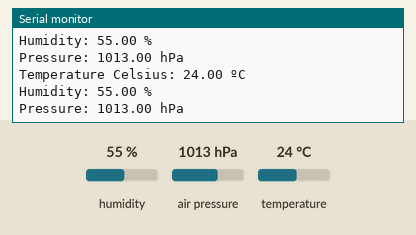
Simulated run of this program. Board: ESP32. On the bench: the last lines printed to the serial monitor. Inputs (shaded band) come from the test bench; at power-on: humidity 55 %, air pressure 1013 hPa, temperature 24 °C. Nothing arrives over Bluetooth unless stated; a phone connects over Bluetooth LE 3 s after start.

Above: at 13.8 s.
13.9 s: humidity set to 22 %
At 23.4 s:
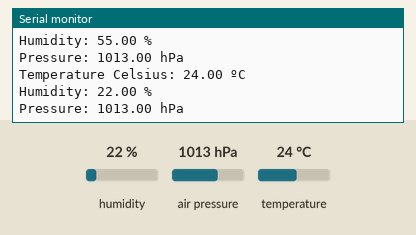
23.6 s: air pressure set to 952 hPa
At 33.2 s:
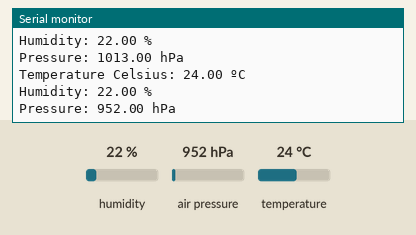
33.3 s: temperature set to 12 °C
At 43.5 s:
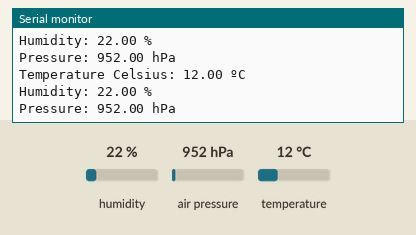

The program:

main.cpp
```cpp
#include <Arduino.h>
#include "BLEServer.h"
#include "BME280Sensor.h"

BME280Sensor bme280;

void setup()
{
  // Start serial communication
  Serial.begin(115200);

  // Start BME sensor
  // bme280.begin();

  // Initialize BLE
  initBLE();
}

void loop()
{
  if (deviceConnected)
  {
    float temperature = bme280.readTemperature();
    float humidity = bme280.readHumidity();
    float pressure = bme280.readPressure();

    notifyClients(temperature, humidity, pressure);

    delay(10000);
  }
}
```

BLEServer.h
```cpp
#ifndef BLESERVER_H
#define BLESERVER_H

#include <BLEDevice.h>
#include <BLEServer.h>
#include <BLEUtils.h>
#include <BLE2902.h>

// BLE server name
#define BLE_SERVER_NAME "ESP32_BME280"

// Default UUID for Environmental Sensing Service
#define SERVICE_UUID (BLEUUID((uint16_t)0x181A))

extern bool deviceConnected;

void initBLE();
void notifyClients(float temperature, float humidity, float pressure);

#endif // BLESERVER_H
```

BME280Sensor.h
```cpp
#ifndef BME280SENSOR_H
#define BME280SENSOR_H

#include <Adafruit_Sensor.h>
#include <Adafruit_BME280.h>

class BME280Sensor {
public:
  BME280Sensor();
  void begin();
  float readTemperature();
  float readHumidity();
  float readPressure();

private:
  Adafruit_BME280 bme;
};

#endif // BME280SENSOR_H
```

BLEServer.cpp
```cpp
#include "BLEServer.h"
#include <Arduino.h>

// Temperature Characteristic and Descriptor (default UUID)
BLECharacteristic temperatureCharacteristic(BLEUUID((uint16_t)0x2A6E), BLECharacteristic::PROPERTY_NOTIFY);
BLEDescriptor temperatureDescriptor(BLEUUID((uint16_t)0x2902));

// Humidity Characteristic and Descriptor (default UUID)
BLECharacteristic humidityCharacteristic(BLEUUID((uint16_t)0x2A6F), BLECharacteristic::PROPERTY_NOTIFY);
BLEDescriptor humidityDescriptor(BLEUUID((uint16_t)0x2902));

// Pressure Characteristic and Descriptor (default UUID)
BLECharacteristic pressureCharacteristic(BLEUUID((uint16_t)0x2A6D), BLECharacteristic::PROPERTY_NOTIFY);
BLEDescriptor pressureDescriptor(BLEUUID((uint16_t)0x2902));

bool deviceConnected = false;

// Setup callbacks onConnect and onDisconnect
class MyServerCallbacks: public BLEServerCallbacks {
  void onConnect(BLEServer* pServer) {
    deviceConnected = true;
    Serial.println("Device Connected");
  };
  void onDisconnect(BLEServer* pServer) {
    deviceConnected = false;
    Serial.println("Device Disconnected");
  }
};

void initBLE() {
  // Create the BLE Device
  BLEDevice::init(BLE_SERVER_NAME);

  // Create the BLE Server
  BLEServer *pServer = BLEDevice::createServer();
  pServer->setCallbacks(new MyServerCallbacks());

  // Create the BLE Service
  BLEService *bmeService = pServer->createService(SERVICE_UUID);

  // Create BLE Characteristics and corresponding Descriptors
  bmeService->addCharacteristic(&temperatureCharacteristic);
  temperatureCharacteristic.addDescriptor(&temperatureDescriptor);

  bmeService->addCharacteristic(&humidityCharacteristic);
  humidityCharacteristic.addDescriptor(&humidityDescriptor);

  bmeService->addCharacteristic(&pressureCharacteristic);
  pressureCharacteristic.addDescriptor(&pressureDescriptor);

  // Start the service
  bmeService->start();

  // Start advertising
  pServer->getAdvertising()->start();
  Serial.println("Waiting for a client connection to notify...");
}

void notifyClients(float temperature, float humidity, float pressure) {
  if (deviceConnected) {
    // Notify temperature reading
    uint16_t tempValue = (uint16_t)temperature;
    temperatureCharacteristic.setValue(tempValue);
    temperatureCharacteristic.notify();
    Serial.print("Temperature Celsius: ");
    Serial.print(temperature);
    Serial.println(" ºC");

    // Notify humidity reading
    uint16_t humidityValue = (uint16_t)humidity;
    humidityCharacteristic.setValue(humidityValue);
    humidityCharacteristic.notify();
    Serial.print("Humidity: ");
    Serial.print(humidity);
    Serial.println(" %");

    // Notify pressure reading
    uint16_t pressureValue = (uint16_t)pressure;
    pressureCharacteristic.setValue(pressureValue);
    pressureCharacteristic.notify();
    Serial.print("Pressure: ");
    Serial.print(pressure);
    Serial.println(" hPa");
  }
}
```

BME280Sensor.cpp
```cpp
#include "BME280Sensor.h"

BME280Sensor::BME280Sensor() {}

void BME280Sensor::begin() {
  if (!bme.begin(0x76)) {
    Serial.println("Could not find a valid BME280 sensor, check wiring!");
    while (1);
  }
}

float BME280Sensor::readTemperature() {
  return bme.readTemperature();
}

float BME280Sensor::readHumidity() {
  return bme.readHumidity();
}

float BME280Sensor::readPressure() {
  return bme.readPressure() / 100.0F;
}
```

Measured:
- after the input at 13.9 s, the serial monitor: prints a new line after 9.1 s (image 1)
- after the input at 23.6 s, the serial monitor: prints a new line after 9.4 s (image 2)
- after the input at 33.3 s, the serial monitor: prints a new line after 9.7 s (image 3)
